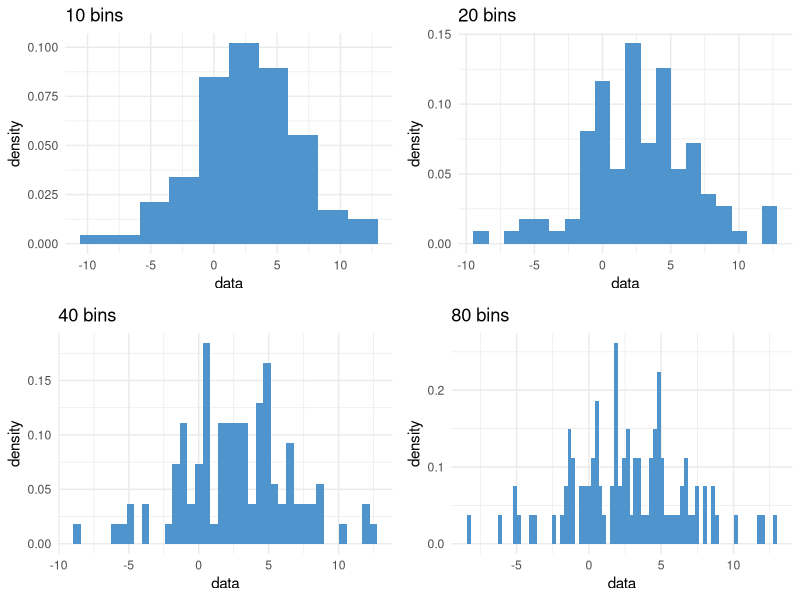
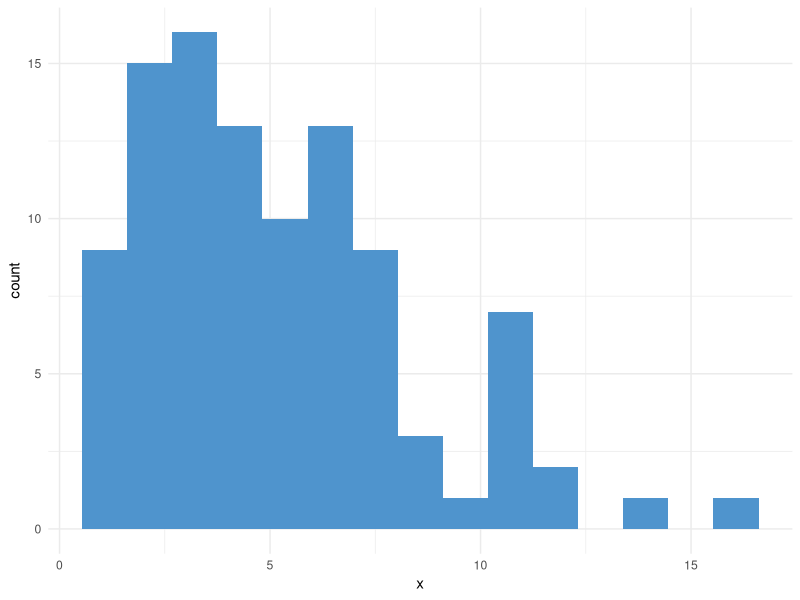
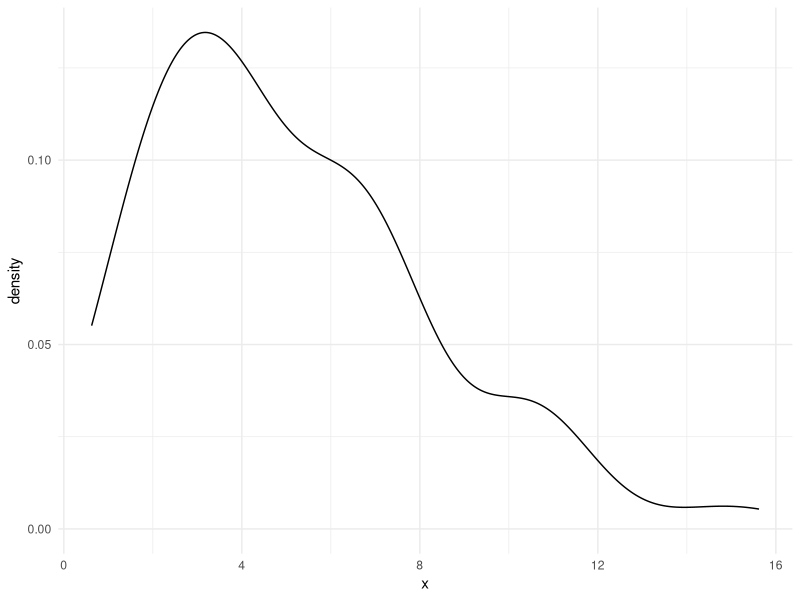
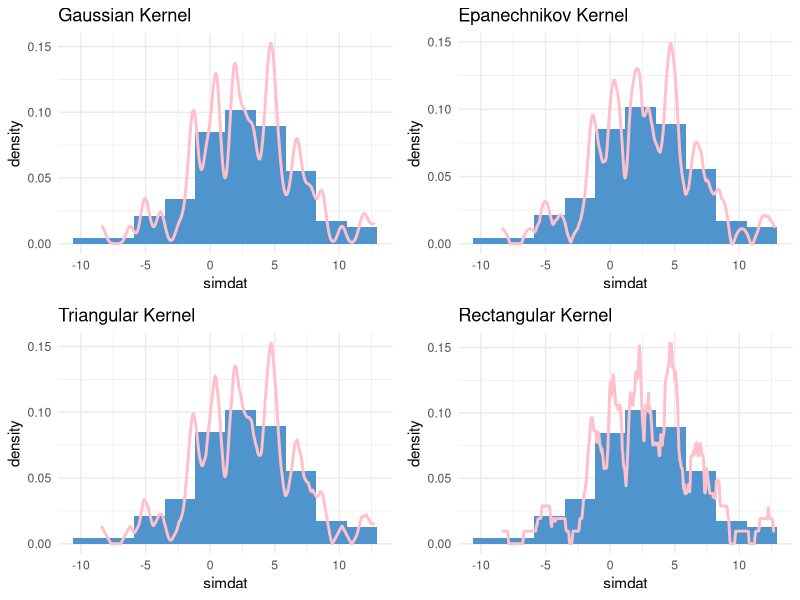
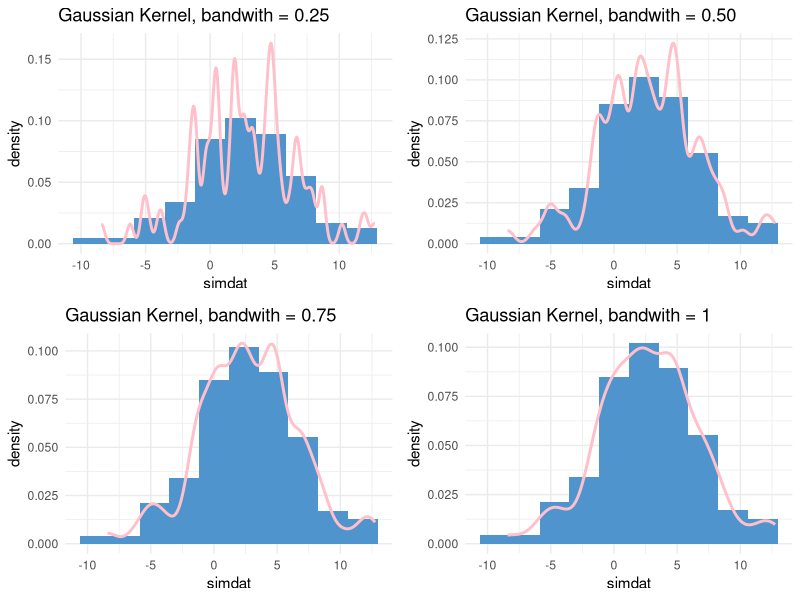

The R source for these figures, in order:
## ---- chunk 1
library(ggplot2)
library(gridExtra)

set.seed(455)
## ---- chunk 2
set.seed(455)
simdat <- rnorm(n = 100, mean = 2, sd = 4)
# fn borrowed from Son Phan
hist_bins <- function(data, bins) {
  ggplot(mapping = aes(x = data, y=..density..)) +
  geom_histogram(bins = bins, fill = "steelblue3") + 
  ggtitle(sprintf(fmt = "%i bins", bins)) + theme_minimal()
}

grid.arrange(hist_bins(simdat, 10), 
             hist_bins(simdat, 20), 
             hist_bins(simdat, 40), 
             hist_bins(simdat, 80), nrow=2)
## ---- chunk 3
#simulate data, make it impossible to see this code
set.seed(455)
asimdat <- rchisq(n = 100, df = 5)
asimdat <- data.frame(x = asimdat)
## ---- chunk 4
ggplot(asimdat, aes(x=x)) +
  geom_histogram(bins = 15, fill = "steelblue3") +
  theme_minimal()
## ---- chunk 5
my_est <- function(x){
  # put your estimator here!
}


ggplot(asimdat, aes(x=x)) +
  theme_minimal() +
  geom_density() +   # generic geom_density
  geom_density(bw = 0.4, kernel = "Gaussian", color = "blue") + # should be closer to your estimator
 # stat_function(fun = my_est, color = "red") # your estimator!
  NULL
## ---- chunk 6
gaus <- ggplot(mapping = aes(x = simdat, y=..density..)) +
  geom_histogram(bins = 10, fill = "steelblue3") + theme_minimal() +
  geom_density(kernel = "gaussian", bw = 0.3, color = "pink", size = 1) +
  ggtitle("Gaussian Kernel")

e <- ggplot(mapping = aes(x = simdat, y=..density..)) +
  geom_histogram(bins = 10, fill = "steelblue3") + theme_minimal() +
  geom_density(kernel = "epanechnikov", bw = 0.3, color = "pink", size = 1) +
  ggtitle("Epanechnikov Kernel")

tri <- ggplot(mapping = aes(x = simdat, y=..density..)) +
  geom_histogram(bins = 10, fill = "steelblue3") + theme_minimal() +
  geom_density(kernel = "triangular", bw = 0.3, color = "pink", size = 1) +
  ggtitle("Triangular Kernel")

rect <- ggplot(mapping = aes(x = simdat, y=..density..)) +
  geom_histogram(bins = 10, fill = "steelblue3") + theme_minimal() +
  geom_density(kernel = "rectangular", bw = 0.3, color = "pink", size = 1) +
  ggtitle("Rectangular Kernel")

grid.arrange(gaus, e, tri, rect, nrow=2)
## ---- chunk 7
gaus25 <- ggplot(mapping = aes(x = simdat, y=..density..)) +
  geom_histogram(bins = 10, fill = "steelblue3") + theme_minimal() +
  geom_density(kernel = "gaussian", bw = 0.25, color = "pink", size = 1) +
  ggtitle("Gaussian Kernel, bandwith = 0.25")

gaus50 <- ggplot(mapping = aes(x = simdat, y=..density..)) +
  geom_histogram(bins = 10, fill = "steelblue3") + theme_minimal() +
  geom_density(kernel = "gaussian", bw = 0.50, color = "pink", size = 1) +
  ggtitle("Gaussian Kernel, bandwith = 0.50")

gaus75 <- ggplot(mapping = aes(x = simdat, y=..density..)) +
  geom_histogram(bins = 10, fill = "steelblue3") + theme_minimal() +
  geom_density(kernel = "gaussian", bw = 0.75, color = "pink", size = 1) +
  ggtitle("Gaussian Kernel, bandwith = 0.75")

gaus1 <- ggplot(mapping = aes(x = simdat, y=..density..)) +
  geom_histogram(bins = 10, fill = "steelblue3") + theme_minimal() +
  geom_density(kernel = "gaussian", bw = 1, color = "pink", size = 1) +
  ggtitle("Gaussian Kernel, bandwith = 1")

grid.arrange(gaus25, gaus50, gaus75, gaus1, nrow=2)
